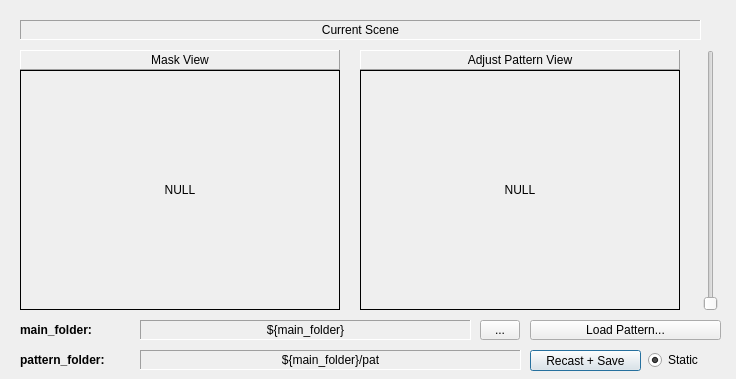
<?xml version="1.0" encoding="UTF-8"?>
<ui version="4.0">
 <class>Dialog</class>
 <widget class="QDialog" name="Dialog">
  <property name="geometry">
   <rect>
    <x>0</x>
    <y>0</y>
    <width>736</width>
    <height>379</height>
   </rect>
  </property>
  <property name="windowTitle">
   <string>Calibration</string>
  </property>
  <widget class="QLabel" name="ViewMaskPattern">
   <property name="geometry">
    <rect>
     <x>20</x>
     <y>70</y>
     <width>320</width>
     <height>240</height>
    </rect>
   </property>
   <property name="frameShape">
    <enum>QFrame::Box</enum>
   </property>
   <property name="frameShadow">
    <enum>QFrame::Plain</enum>
   </property>
   <property name="text">
    <string>NULL</string>
   </property>
   <property name="alignment">
    <set>Qt::AlignCenter</set>
   </property>
  </widget>
  <widget class="QLabel" name="LabelMaskPattern">
   <property name="enabled">
    <bool>true</bool>
   </property>
   <property name="geometry">
    <rect>
     <x>20</x>
     <y>50</y>
     <width>320</width>
     <height>20</height>
    </rect>
   </property>
   <property name="frameShape">
    <enum>QFrame::Panel</enum>
   </property>
   <property name="frameShadow">
    <enum>QFrame::Raised</enum>
   </property>
   <property name="text">
    <string>Mask View</string>
   </property>
   <property name="alignment">
    <set>Qt::AlignCenter</set>
   </property>
  </widget>
  <widget class="QLabel" name="LabelStatus">
   <property name="geometry">
    <rect>
     <x>20</x>
     <y>20</y>
     <width>681</width>
     <height>20</height>
    </rect>
   </property>
   <property name="frameShape">
    <enum>QFrame::Panel</enum>
   </property>
   <property name="frameShadow">
    <enum>QFrame::Sunken</enum>
   </property>
   <property name="text">
    <string>Current Scene</string>
   </property>
   <property name="scaledContents">
    <bool>false</bool>
   </property>
   <property name="alignment">
    <set>Qt::AlignCenter</set>
   </property>
  </widget>
  <widget class="QToolButton" name="ToolButtonMainFolder">
   <property name="geometry">
    <rect>
     <x>480</x>
     <y>320</y>
     <width>40</width>
     <height>20</height>
    </rect>
   </property>
   <property name="text">
    <string>...</string>
   </property>
  </widget>
  <widget class="QLabel" name="LabelMainFolderVis">
   <property name="geometry">
    <rect>
     <x>140</x>
     <y>320</y>
     <width>331</width>
     <height>20</height>
    </rect>
   </property>
   <property name="frameShape">
    <enum>QFrame::Panel</enum>
   </property>
   <property name="frameShadow">
    <enum>QFrame::Sunken</enum>
   </property>
   <property name="text">
    <string>${main_folder}</string>
   </property>
   <property name="scaledContents">
    <bool>false</bool>
   </property>
   <property name="alignment">
    <set>Qt::AlignCenter</set>
   </property>
  </widget>
  <widget class="QLabel" name="LabelPatternFolder">
   <property name="geometry">
    <rect>
     <x>20</x>
     <y>350</y>
     <width>111</width>
     <height>20</height>
    </rect>
   </property>
   <property name="font">
    <font>
     <weight>75</weight>
     <bold>true</bold>
    </font>
   </property>
   <property name="text">
    <string>pattern_folder:</string>
   </property>
  </widget>
  <widget class="QLabel" name="LabelMainFolder">
   <property name="geometry">
    <rect>
     <x>20</x>
     <y>320</y>
     <width>111</width>
     <height>20</height>
    </rect>
   </property>
   <property name="font">
    <font>
     <weight>75</weight>
     <bold>true</bold>
    </font>
   </property>
   <property name="text">
    <string>main_folder:</string>
   </property>
  </widget>
  <widget class="QLabel" name="LabelPatternFolderVis">
   <property name="geometry">
    <rect>
     <x>140</x>
     <y>350</y>
     <width>381</width>
     <height>20</height>
    </rect>
   </property>
   <property name="frameShape">
    <enum>QFrame::Panel</enum>
   </property>
   <property name="frameShadow">
    <enum>QFrame::Sunken</enum>
   </property>
   <property name="text">
    <string>${main_folder}/pat</string>
   </property>
   <property name="scaledContents">
    <bool>false</bool>
   </property>
   <property name="alignment">
    <set>Qt::AlignCenter</set>
   </property>
  </widget>
  <widget class="QLabel" name="LabelAdjustPattern">
   <property name="enabled">
    <bool>true</bool>
   </property>
   <property name="geometry">
    <rect>
     <x>360</x>
     <y>50</y>
     <width>320</width>
     <height>20</height>
    </rect>
   </property>
   <property name="frameShape">
    <enum>QFrame::Panel</enum>
   </property>
   <property name="frameShadow">
    <enum>QFrame::Raised</enum>
   </property>
   <property name="text">
    <string>Adjust Pattern View</string>
   </property>
   <property name="alignment">
    <set>Qt::AlignCenter</set>
   </property>
  </widget>
  <widget class="QLabel" name="ViewAdjustPattern">
   <property name="geometry">
    <rect>
     <x>360</x>
     <y>70</y>
     <width>320</width>
     <height>240</height>
    </rect>
   </property>
   <property name="frameShape">
    <enum>QFrame::Box</enum>
   </property>
   <property name="frameShadow">
    <enum>QFrame::Plain</enum>
   </property>
   <property name="text">
    <string>NULL</string>
   </property>
   <property name="alignment">
    <set>Qt::AlignCenter</set>
   </property>
  </widget>
  <widget class="QToolButton" name="ToolButtonLoadPattern">
   <property name="geometry">
    <rect>
     <x>530</x>
     <y>320</y>
     <width>191</width>
     <height>20</height>
    </rect>
   </property>
   <property name="text">
    <string>Load Pattern...</string>
   </property>
  </widget>
  <widget class="QPushButton" name="PushButtonRecastSave">
   <property name="geometry">
    <rect>
     <x>530</x>
     <y>350</y>
     <width>111</width>
     <height>21</height>
    </rect>
   </property>
   <property name="text">
    <string>Recast + Save</string>
   </property>
  </widget>
  <widget class="QSlider" name="VerticalSliderScale">
   <property name="geometry">
    <rect>
     <x>700</x>
     <y>50</y>
     <width>22</width>
     <height>261</height>
    </rect>
   </property>
   <property name="maximum">
    <number>100</number>
   </property>
   <property name="orientation">
    <enum>Qt::Vertical</enum>
   </property>
  </widget>
  <widget class="QRadioButton" name="RadioButtonStatic">
   <property name="geometry">
    <rect>
     <x>648</x>
     <y>350</y>
     <width>71</width>
     <height>20</height>
    </rect>
   </property>
   <property name="text">
    <string>Static</string>
   </property>
   <property name="checked">
    <bool>true</bool>
   </property>
  </widget>
 </widget>
 <resources/>
 <connections/>
</ui>
